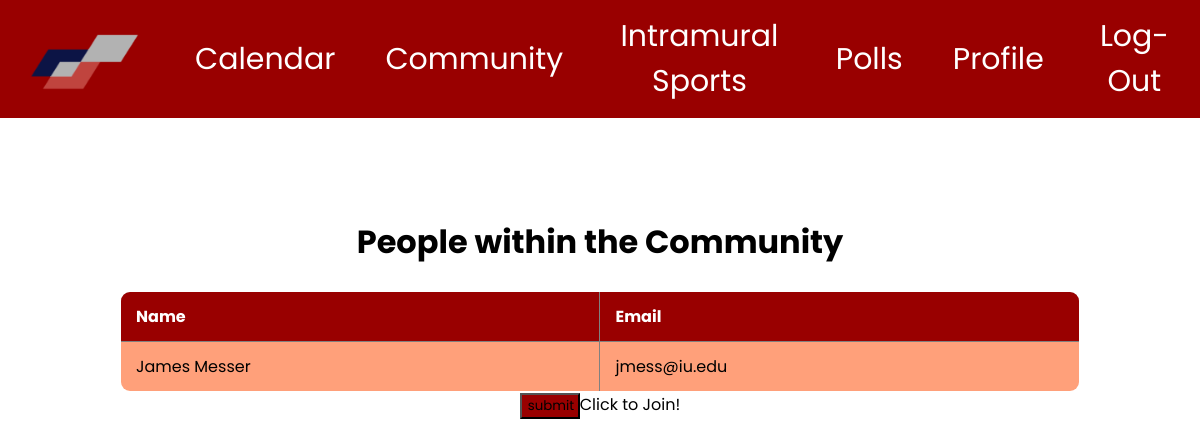
The app's page /viewcommunity.php?id=302 (signed in) with its own data.
### tables this page shows
CREATE TABLE community_people(
Comm_id INT,
Person_id INT,
FOREIGN KEY (Comm_id) REFERENCES community(comm_id),
FOREIGN KEY (Person_id) REFERENCES user(userid)
);

create table user (
userid INT AUTO_INCREMENT NOT NULL,
Fname VARCHAR(50) NOT NULL,
Lname VARCHAR(50) NOT NULL,
email VARCHAR(50) NOT NULL,
FavSport VARCHAR(50),
FavTeam VARCHAR(50),
GradYear INT(4),
bio VARCHAR(200),
PRIMARY KEY (userid)
);

### viewcommunity.php (the view, shortened to what this page needs)
<html>
    <head>
        <link rel="stylesheet" href="css/style.css">
    </head>
    <body>
    <div class="topnav">
        <a href="homepage.php"><img class="homeImg" src="Images/smallLogo.png" alt="Home"></a>
        <a href="calendar.php">Calendar</a>
        <a href="community.php">Community</a>
        <a href="intramurals.php">Intramural Sports</a>
        <a href="polls.php">Polls</a>
        <a href="profile2.php">Profile</a>
        <a href="https://idp.login.iu.edu/idp/profile/cas/logout">Log-Out </a>
        </div>
        <center>
            <br>
            <br>
            <br>
        <table class="tabledesign">
            <?php
            $id = $_GET["id"];
            $db = mysqli_connect("db.luddy.indiana.edu","i494f22_team36","my+sql=i494f22_team36","i494f22_team36") or die("Error connecting to MySQL server.");
            $query = "SELECT DISTINCT * FROM community INNER JOIN community_people ON community.comm_id=community_people.Comm_id INNER JOIN user ON user.userid=community_people.Person_id WHERE community.comm_id='$id'";
            mysqli_query($db, $query) or die('Error querying database.');
            $result = mysqli_query($db, $query);
            echo "<h1>People within the Community</h1>";
            echo "<tr><th>Name</th><th>Email</th></tr>";
            while($row=mysqli_fetch_array($result)){
                echo '<tr>';
                echo '<td>' .  $row["Fname"] . '  ' . $row["Lname"] . '</td>';
                echo '<td>' . $row["email"] . '</td>';
                echo '</tr>';
            }
        ?>
        </table></center>
        <center>
            <form action="" method="POST">
                <input type="submit" name="submit" value="submit">Click to Join!</input>
            </form></center>
    </body>
</html>

### css/style.css (style rules this page uses)
* { font-family: 'Poppins', sans-serif; }
body { margin: 0; padding: 0; }
.topnav { background-color: #990000; overflow: hidden; margin: 0; padding: 0; display: flex; justify-content: center; align-items: center; font-family: 'Poppins', sans-serif; }
.topnav a { float: left; color: white; text-align: center; padding: 14px 25px; text-decoration: none; font-size: 30px; font-family: 'Poppins', sans-serif; }
.homeImg { width: 120px; height: 75px; padding: 0%; }
h1 { margin: 25px 10px; }
input { width: 18%; }
input[type=submit] { width: 5%; background-color:#990000; }
table, th, td { border: 1px solid gray; width: 50%; }
.tabledesign { border: 1px solid; border-collapse: collapse; table-layout: fixed; border-spacing: 0 15px; width: 80%; border-radius: 10px; overflow: hidden; }
.tabledesign tr th { background-color: #990000; color: white; text-align: left; font-weight: bold; }
.tabledesign tr th { padding: 12px 15px; }
.tabledesign tr td { padding: 12px 15px; }
tr th:nth-child(1) { width:20%; }
tr th:nth-child(2) { width: 20%; }
tr:nth-child(odd) { background-color: lightgray; }
tr:nth-child(even) { background-color: lightsalmon; }

### records on screen
community_people: Person.Fname "James", Person.Lname "Messer", Person.email "jmess@iu.edu"
